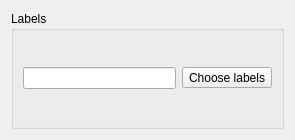
<?xml version="1.0" encoding="UTF-8"?>
<ui version="4.0">
 <class>QArrangementLabellingWidget</class>
 <widget class="QWidget" name="QArrangementLabellingWidget">
  <property name="geometry">
   <rect>
    <x>0</x>
    <y>0</y>
    <width>295</width>
    <height>140</height>
   </rect>
  </property>
  <property name="windowTitle">
   <string>Labelling</string>
  </property>
  <property name="windowIcon">
   <iconset resource="../rc/RessourcesQLabelling.qrc">
    <normaloff>:/icons/QArrangementLabellingIcon.png</normaloff>:/icons/QArrangementLabellingIcon.png</iconset>
  </property>
  <layout class="QVBoxLayout" name="verticalLayout">
   <item>
    <widget class="QGroupBox" name="_groupBoxLabelling">
     <property name="title">
      <string>Labels</string>
     </property>
     <layout class="QVBoxLayout" name="verticalLayout_2">
      <item>
       <layout class="QHBoxLayout" name="horizontalLayout_2">
        <item>
         <widget class="QLineEdit" name="_lineEditLabelsPath">
          <property name="readOnly">
           <bool>true</bool>
          </property>
         </widget>
        </item>
        <item>
         <widget class="QToolButton" name="_toolButtonChooseLabelsPath">
          <property name="text">
           <string>Choose labels</string>
          </property>
         </widget>
        </item>
       </layout>
      </item>
      <item>
       <layout class="QGridLayout" name="_gridLayoutLabels"/>
      </item>
     </layout>
    </widget>
   </item>
  </layout>
 </widget>
 <resources>
  <include location="../rc/RessourcesQLabelling.qrc"/>
 </resources>
 <connections/>
</ui>
